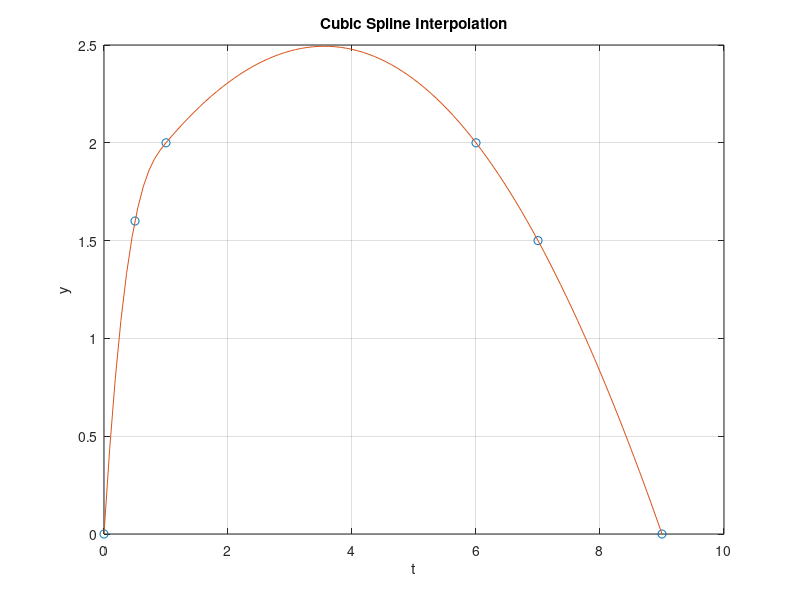

Reproduce this figure in MATLAB.
% Given data
t = [0 0.5 1.0 6.0 7.0 9.0];
y = [0.0 1.6 2.0 2.0 1.5 0.0];

% Fit a cubic spline
spline_vals = spline(t, y, linspace(0, 9, 100));

% Plot the cubic spline
plot(t, y, 'o', linspace(0, 9, 100), spline_vals);
title('Cubic Spline Interpolation');
xlabel('t');
ylabel('y');
grid on;

% Save the plot to a file
print('output_49.png', '-dpng');
disp(spline_vals);
